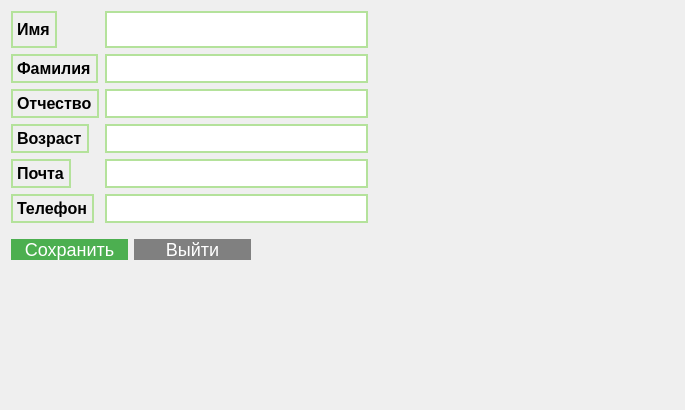
<?xml version="1.0" encoding="UTF-8"?>
<ui version="4.0">
 <class>PersonalDataViewModel</class>
 <widget class="QWidget" name="PersonalDataViewModel">
  <property name="geometry">
   <rect>
    <x>0</x>
    <y>0</y>
    <width>685</width>
    <height>410</height>
   </rect>
  </property>
  <property name="windowTitle">
   <string>Form</string>
  </property>
  <layout class="QGridLayout" name="gridLayout">
   <item row="0" column="1">
    <spacer name="horizontalSpacer">
     <property name="orientation">
      <enum>Qt::Orientation::Horizontal</enum>
     </property>
     <property name="sizeHint" stdset="0">
      <size>
       <width>40</width>
       <height>20</height>
      </size>
     </property>
    </spacer>
   </item>
   <item row="2" column="0">
    <layout class="QHBoxLayout" name="horizontalLayout" stretch="7,7,7">
     <item>
      <widget class="QPushButton" name="saveChangesButton">
       <property name="styleSheet">
        <string notr="true">QPushButton{
	background-color: #4CAF50;
	color: white;
	border: none;
	text-align: center;
	text-decoration: none;
	display: inline-block;
	font-size: 18px;
	cursor: pointer;
	border-radius: 12px;
}

QPushButton:hover{
	background-color: #45a049;
}

QPushButton:pressed{
	background-color: #3e8e41;
}</string>
       </property>
       <property name="text">
        <string>Сохранить</string>
       </property>
      </widget>
     </item>
     <item>
      <widget class="QPushButton" name="pushButton">
       <property name="styleSheet">
        <string notr="true">QPushButton{
	background-color: gray;
	color: white;
	border: none;
	text-align: center;
	text-decoration: none;
	display: inline-block;
	font-size: 18px;
	cursor: pointer;
	border-radius: 12px;
}

QPushButton:hover{
	background-color: red;
}

QPushButton:pressed{
	background-color: #3e8e41;
}</string>
       </property>
       <property name="text">
        <string>Выйти</string>
       </property>
      </widget>
     </item>
     <item>
      <spacer name="horizontalSpacer_3">
       <property name="orientation">
        <enum>Qt::Orientation::Horizontal</enum>
       </property>
       <property name="sizeHint" stdset="0">
        <size>
         <width>40</width>
         <height>20</height>
        </size>
       </property>
      </spacer>
     </item>
    </layout>
   </item>
   <item row="4" column="0">
    <layout class="QHBoxLayout" name="loadingLayout">
     <item>
      <widget class="QLabel" name="loadingMessage">
       <property name="text">
        <string/>
       </property>
      </widget>
     </item>
     <item>
      <spacer name="horizontalSpacer_2">
       <property name="orientation">
        <enum>Qt::Orientation::Horizontal</enum>
       </property>
       <property name="sizeHint" stdset="0">
        <size>
         <width>40</width>
         <height>20</height>
        </size>
       </property>
      </spacer>
     </item>
    </layout>
   </item>
   <item row="5" column="0">
    <spacer name="verticalSpacer_2">
     <property name="orientation">
      <enum>Qt::Orientation::Vertical</enum>
     </property>
     <property name="sizeHint" stdset="0">
      <size>
       <width>20</width>
       <height>40</height>
      </size>
     </property>
    </spacer>
   </item>
   <item row="0" column="0">
    <layout class="QFormLayout" name="formLayout_3">
     <item row="0" column="0">
      <widget class="QLabel" name="label_13">
       <property name="styleSheet">
        <string notr="true">QLabel{
	font-size: 12pt;
	font-weight: 600;
}

QLabel {
	border: 1.5px solid rgb(180,226,155);
	border-radius: 50px;
}</string>
       </property>
       <property name="text">
        <string>Имя</string>
       </property>
      </widget>
     </item>
     <item row="0" column="1">
      <widget class="QLineEdit" name="nameEdit">
       <property name="styleSheet">
        <string notr="true">QLineEdit{
	font-size: 20pt;
	font-weight: 600;
}

QLineEdit {
	border: 1.5px solid rgb(180,226,155);
	border-radius: 50px;
}</string>
       </property>
      </widget>
     </item>
     <item row="1" column="0">
      <widget class="QLabel" name="label">
       <property name="styleSheet">
        <string notr="true">QLabel{
	font-size: 12pt;
	font-weight: 600;
}

QLabel {
	border: 1.5px solid rgb(180,226,155);
	border-radius: 50px;
}</string>
       </property>
       <property name="text">
        <string>Фамилия</string>
       </property>
      </widget>
     </item>
     <item row="1" column="1">
      <widget class="QLineEdit" name="surnameEdit">
       <property name="styleSheet">
        <string notr="true">QLineEdit{
	font-size: 14pt;
	font-weight: 600;
}

QLineEdit {
	border: 1.5px solid rgb(180,226,155);
	border-radius: 50px;
}</string>
       </property>
      </widget>
     </item>
     <item row="2" column="0">
      <widget class="QLabel" name="label_2">
       <property name="styleSheet">
        <string notr="true">QLabel{
	font-size: 12pt;
	font-weight: 600;
}

QLabel {
	border: 1.5px solid rgb(180,226,155);
	border-radius: 50px;
}</string>
       </property>
       <property name="text">
        <string>Отчество</string>
       </property>
      </widget>
     </item>
     <item row="2" column="1">
      <widget class="QLineEdit" name="patronymicEdit">
       <property name="styleSheet">
        <string notr="true">QLineEdit{
	font-size: 14pt;
	font-weight: 600;
}

QLineEdit {
	border: 1.5px solid rgb(180,226,155);
	border-radius: 50px;
}</string>
       </property>
      </widget>
     </item>
     <item row="3" column="0">
      <widget class="QLabel" name="label_3">
       <property name="styleSheet">
        <string notr="true">QLabel{
	font-size: 12pt;
	font-weight: 600;
}

QLabel {
	border: 1.5px solid rgb(180,226,155);
	border-radius: 50px;
}</string>
       </property>
       <property name="text">
        <string>Возраст</string>
       </property>
      </widget>
     </item>
     <item row="3" column="1">
      <widget class="QLineEdit" name="ageEdit">
       <property name="styleSheet">
        <string notr="true">QLineEdit{
	font-size: 14pt;
	font-weight: 600;
}

QLineEdit {
	border: 1.5px solid rgb(180,226,155);
	border-radius: 50px;
}</string>
       </property>
      </widget>
     </item>
     <item row="4" column="0">
      <widget class="QLabel" name="label_4">
       <property name="styleSheet">
        <string notr="true">QLabel{
	font-size: 12pt;
	font-weight: 600;
}

QLabel {
	border: 1.5px solid rgb(180,226,155);
	border-radius: 50px;
}</string>
       </property>
       <property name="text">
        <string>Почта</string>
       </property>
      </widget>
     </item>
     <item row="4" column="1">
      <widget class="QLineEdit" name="emailEdit">
       <property name="styleSheet">
        <string notr="true">QLineEdit{
	font-size: 14pt;
	font-weight: 600;
}

QLineEdit {
	border: 1.5px solid rgb(180,226,155);
	border-radius: 50px;
}</string>
       </property>
      </widget>
     </item>
     <item row="5" column="0">
      <widget class="QLabel" name="label_5">
       <property name="styleSheet">
        <string notr="true">QLabel{
	font-size: 12pt;
	font-weight: 600;
}

QLabel {
	border: 1.5px solid rgb(180,226,155);
	border-radius: 50px;
}</string>
       </property>
       <property name="text">
        <string>Телефон</string>
       </property>
      </widget>
     </item>
     <item row="5" column="1">
      <widget class="QLineEdit" name="phoneEdit">
       <property name="styleSheet">
        <string notr="true">QLineEdit{
	font-size: 14pt;
	font-weight: 600;
}

QLineEdit {
	border: 1.5px solid rgb(180,226,155);
	border-radius: 50px;
}</string>
       </property>
      </widget>
     </item>
    </layout>
   </item>
   <item row="3" column="0">
    <spacer name="verticalSpacer">
     <property name="orientation">
      <enum>Qt::Orientation::Vertical</enum>
     </property>
     <property name="sizeType">
      <enum>QSizePolicy::Policy::Fixed</enum>
     </property>
     <property name="sizeHint" stdset="0">
      <size>
       <width>20</width>
       <height>10</height>
      </size>
     </property>
    </spacer>
   </item>
   <item row="1" column="0">
    <spacer name="verticalSpacer_3">
     <property name="orientation">
      <enum>Qt::Orientation::Vertical</enum>
     </property>
     <property name="sizeType">
      <enum>QSizePolicy::Policy::Fixed</enum>
     </property>
     <property name="sizeHint" stdset="0">
      <size>
       <width>20</width>
       <height>10</height>
      </size>
     </property>
    </spacer>
   </item>
  </layout>
 </widget>
 <resources/>
 <connections/>
</ui>
